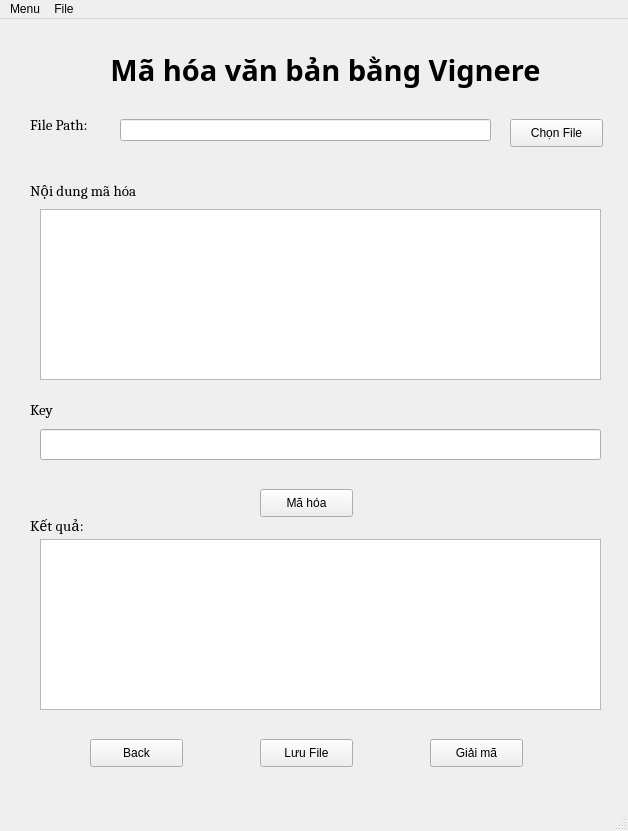
<?xml version="1.0" encoding="UTF-8"?>
<ui version="4.0">
 <class>MainWindow</class>
 <widget class="QMainWindow" name="MainWindow">
  <property name="geometry">
   <rect>
    <x>0</x>
    <y>0</y>
    <width>628</width>
    <height>831</height>
   </rect>
  </property>
  <property name="windowTitle">
   <string>MainWindow</string>
  </property>
  <widget class="QWidget" name="centralwidget">
   <widget class="QLabel" name="label_2">
    <property name="geometry">
     <rect>
      <x>30</x>
      <y>90</y>
      <width>81</width>
      <height>31</height>
     </rect>
    </property>
    <property name="font">
     <font>
      <family>Cambria</family>
      <pointsize>11</pointsize>
      <weight>50</weight>
      <bold>false</bold>
     </font>
    </property>
    <property name="text">
     <string>File Path:</string>
    </property>
   </widget>
   <widget class="QPushButton" name="btnSave">
    <property name="geometry">
     <rect>
      <x>260</x>
      <y>720</y>
      <width>93</width>
      <height>28</height>
     </rect>
    </property>
    <property name="font">
     <font>
      <pointsize>9</pointsize>
     </font>
    </property>
    <property name="text">
     <string>Lưu File</string>
    </property>
   </widget>
   <widget class="QPushButton" name="btnGiaiMaVignere">
    <property name="geometry">
     <rect>
      <x>430</x>
      <y>720</y>
      <width>93</width>
      <height>28</height>
     </rect>
    </property>
    <property name="font">
     <font>
      <pointsize>9</pointsize>
     </font>
    </property>
    <property name="text">
     <string>Giải mã</string>
    </property>
   </widget>
   <widget class="QLabel" name="label_5">
    <property name="geometry">
     <rect>
      <x>30</x>
      <y>370</y>
      <width>41</width>
      <height>41</height>
     </rect>
    </property>
    <property name="font">
     <font>
      <family>Cambria</family>
      <pointsize>11</pointsize>
      <weight>50</weight>
      <bold>false</bold>
     </font>
    </property>
    <property name="text">
     <string>Key</string>
    </property>
   </widget>
   <widget class="QPushButton" name="btnChonFile">
    <property name="geometry">
     <rect>
      <x>510</x>
      <y>100</y>
      <width>93</width>
      <height>28</height>
     </rect>
    </property>
    <property name="font">
     <font>
      <pointsize>9</pointsize>
     </font>
    </property>
    <property name="text">
     <string>Chọn File</string>
    </property>
   </widget>
   <widget class="QPushButton" name="btnBack">
    <property name="geometry">
     <rect>
      <x>90</x>
      <y>720</y>
      <width>93</width>
      <height>28</height>
     </rect>
    </property>
    <property name="font">
     <font>
      <pointsize>9</pointsize>
     </font>
    </property>
    <property name="text">
     <string>Back</string>
    </property>
   </widget>
   <widget class="QLineEdit" name="EdtPath">
    <property name="geometry">
     <rect>
      <x>120</x>
      <y>100</y>
      <width>371</width>
      <height>22</height>
     </rect>
    </property>
   </widget>
   <widget class="QPushButton" name="btnMaHoaVignere">
    <property name="geometry">
     <rect>
      <x>260</x>
      <y>470</y>
      <width>93</width>
      <height>28</height>
     </rect>
    </property>
    <property name="font">
     <font>
      <pointsize>9</pointsize>
     </font>
    </property>
    <property name="text">
     <string>Mã hóa</string>
    </property>
   </widget>
   <widget class="QLabel" name="label">
    <property name="geometry">
     <rect>
      <x>70</x>
      <y>0</y>
      <width>511</width>
      <height>101</height>
     </rect>
    </property>
    <property name="font">
     <font>
      <family>Sitka Heading Semibold</family>
      <pointsize>22</pointsize>
      <weight>75</weight>
      <bold>true</bold>
     </font>
    </property>
    <property name="text">
     <string>Mã hóa văn bản bằng Vignere</string>
    </property>
    <property name="alignment">
     <set>Qt::AlignCenter</set>
    </property>
   </widget>
   <widget class="QLineEdit" name="lineEdit">
    <property name="geometry">
     <rect>
      <x>40</x>
      <y>410</y>
      <width>561</width>
      <height>31</height>
     </rect>
    </property>
   </widget>
   <widget class="QTextEdit" name="result">
    <property name="geometry">
     <rect>
      <x>40</x>
      <y>520</y>
      <width>561</width>
      <height>171</height>
     </rect>
    </property>
   </widget>
   <widget class="QLabel" name="label_3">
    <property name="geometry">
     <rect>
      <x>30</x>
      <y>150</y>
      <width>171</width>
      <height>41</height>
     </rect>
    </property>
    <property name="font">
     <font>
      <family>Cambria</family>
      <pointsize>11</pointsize>
      <weight>50</weight>
      <bold>false</bold>
     </font>
    </property>
    <property name="text">
     <string>Nội dung mã hóa</string>
    </property>
   </widget>
   <widget class="QTextEdit" name="input">
    <property name="geometry">
     <rect>
      <x>40</x>
      <y>190</y>
      <width>561</width>
      <height>171</height>
     </rect>
    </property>
   </widget>
   <widget class="QLabel" name="label_4">
    <property name="geometry">
     <rect>
      <x>30</x>
      <y>490</y>
      <width>141</width>
      <height>31</height>
     </rect>
    </property>
    <property name="font">
     <font>
      <family>Cambria</family>
      <pointsize>11</pointsize>
      <weight>50</weight>
      <bold>false</bold>
     </font>
    </property>
    <property name="text">
     <string>Kết quả:</string>
    </property>
   </widget>
  </widget>
  <widget class="QMenuBar" name="menubar">
   <property name="geometry">
    <rect>
     <x>0</x>
     <y>0</y>
     <width>628</width>
     <height>26</height>
    </rect>
   </property>
   <widget class="QMenu" name="menuFile">
    <property name="title">
     <string>File</string>
    </property>
    <addaction name="actionOpen_File"/>
    <addaction name="actionSave_File"/>
    <addaction name="separator"/>
   </widget>
   <widget class="QMenu" name="menuMenu">
    <property name="title">
     <string>Menu</string>
    </property>
    <addaction name="actionM_h_a"/>
    <addaction name="actionGi_i_m"/>
    <addaction name="separator"/>
    <addaction name="actionExit_2"/>
   </widget>
   <addaction name="menuMenu"/>
   <addaction name="menuFile"/>
  </widget>
  <widget class="QStatusBar" name="statusbar"/>
  <action name="actionOpen_File">
   <property name="text">
    <string>Open File</string>
   </property>
  </action>
  <action name="actionSave_File">
   <property name="text">
    <string>Save File</string>
   </property>
  </action>
  <action name="actionExit">
   <property name="text">
    <string>Exit</string>
   </property>
  </action>
  <action name="actionM_h_a">
   <property name="text">
    <string>Mã hóa</string>
   </property>
  </action>
  <action name="actionGi_i_m">
   <property name="text">
    <string>Giải mã</string>
   </property>
  </action>
  <action name="actionExit_2">
   <property name="text">
    <string>Exit</string>
   </property>
  </action>
 </widget>
 <resources/>
 <connections/>
</ui>
